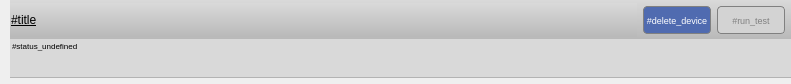
<?xml version="1.0" encoding="UTF-8"?>
<ui version="4.0">
 <class>frmDeviceSlot</class>
 <widget class="QWidget" name="frmDeviceSlot">
  <property name="geometry">
   <rect>
    <x>0</x>
    <y>0</y>
    <width>791</width>
    <height>84</height>
   </rect>
  </property>
  <property name="minimumSize">
   <size>
    <width>0</width>
    <height>0</height>
   </size>
  </property>
  <property name="maximumSize">
   <size>
    <width>16777215</width>
    <height>16777215</height>
   </size>
  </property>
  <property name="windowTitle">
   <string notr="true"/>
  </property>
  <property name="styleSheet">
   <string notr="true">/* Иконка статуса устройства*/
QLabel
{
	border-radius: 0px;
	border-color: #B3B3B3;
	border-width: 1px;
	border-style: solid;
	border-right-style: none;
	border-left-style: none;
	border-top-style: none;
	background-color: #D9D9D9;
} 

/* Общий стиль для плашки устройства */
QPushButton#btnChange
{
	text-align: left;
	color: black;	
	border: none;
}

QPushButton:pressed#btnChange
{
	background-color: qlineargradient(spread:pad, x1:0, y1:0, x2:0, y2:1, stop:0 #B9B9B9, stop:1 #D9D9D9);
}

/* Кнопка с наименованием/редактирования устройства */
QPushButton#btnChange, QFrame#frame
{
	border: none;
	background-color: qlineargradient(spread:pad, x1:0, y1:0, x2:0, y2:1, stop:0 #D9D9D9, stop:1 #B9B9B9);
}

QPushButton#btnChange
{
	border-radius: none;
}

QPushButton
{
	color: white;
	background-color: rgba(80, 107, 176);
	border: 1px solid gray;
	border-radius: 4px;
	padding-left: 1px;
	padding-right: 1px;
}

QPushButton:pressed 
{
	background-color: rgba(98, 141, 191);
}

QPushButton:disabled
{
	color: gray;
	background-color: lightgray;
}

QWidget#lineStatus
{
	border-top-left-radius: 4px;
	border-bottom-left-radius: 4px;
}
</string>
  </property>
  <layout class="QGridLayout" name="gridLayout_2">
   <property name="leftMargin">
    <number>0</number>
   </property>
   <property name="topMargin">
    <number>0</number>
   </property>
   <property name="rightMargin">
    <number>0</number>
   </property>
   <property name="bottomMargin">
    <number>6</number>
   </property>
   <property name="spacing">
    <number>0</number>
   </property>
   <item row="0" column="0">
    <widget class="Line" name="lineStatus">
     <property name="minimumSize">
      <size>
       <width>10</width>
       <height>0</height>
      </size>
     </property>
     <property name="styleSheet">
      <string notr="true">color: &quot;#7e0000&quot;;
background-color: &quot;#7e0000&quot;;</string>
     </property>
     <property name="frameShadow">
      <enum>QFrame::Shadow::Plain</enum>
     </property>
     <property name="lineWidth">
      <number>10</number>
     </property>
     <property name="orientation">
      <enum>Qt::Orientation::Vertical</enum>
     </property>
    </widget>
   </item>
   <item row="0" column="1">
    <layout class="QGridLayout" name="gridLayout">
     <property name="spacing">
      <number>0</number>
     </property>
     <item row="0" column="0">
      <widget class="QFrame" name="frame">
       <property name="frameShape">
        <enum>QFrame::Shape::StyledPanel</enum>
       </property>
       <property name="frameShadow">
        <enum>QFrame::Shadow::Raised</enum>
       </property>
       <layout class="QHBoxLayout" name="horizontalLayout">
        <property name="spacing">
         <number>6</number>
        </property>
        <property name="leftMargin">
         <number>0</number>
        </property>
        <property name="topMargin">
         <number>3</number>
        </property>
        <property name="rightMargin">
         <number>6</number>
        </property>
        <property name="bottomMargin">
         <number>2</number>
        </property>
        <item>
         <widget class="QPushButton" name="btnChange">
          <property name="sizePolicy">
           <sizepolicy hsizetype="Minimum" vsizetype="Preferred">
            <horstretch>0</horstretch>
            <verstretch>0</verstretch>
           </sizepolicy>
          </property>
          <property name="font">
           <font>
            <underline>true</underline>
           </font>
          </property>
          <property name="text">
           <string notr="true">#title</string>
          </property>
          <property name="cyberState" stdset="0">
           <string/>
          </property>
          <property name="cyberDeviceButton" stdset="0">
           <bool>true</bool>
          </property>
         </widget>
        </item>
        <item>
         <widget class="QPushButton" name="btnDelete">
          <property name="sizePolicy">
           <sizepolicy hsizetype="Maximum" vsizetype="Preferred">
            <horstretch>0</horstretch>
            <verstretch>0</verstretch>
           </sizepolicy>
          </property>
          <property name="maximumSize">
           <size>
            <width>68</width>
            <height>28</height>
           </size>
          </property>
          <property name="font">
           <font>
            <pointsize>7</pointsize>
           </font>
          </property>
          <property name="styleSheet">
           <string notr="true"/>
          </property>
          <property name="text">
           <string>#delete_device</string>
          </property>
         </widget>
        </item>
        <item>
         <widget class="QPushButton" name="btnRunTest">
          <property name="enabled">
           <bool>false</bool>
          </property>
          <property name="sizePolicy">
           <sizepolicy hsizetype="Maximum" vsizetype="Preferred">
            <horstretch>0</horstretch>
            <verstretch>0</verstretch>
           </sizepolicy>
          </property>
          <property name="maximumSize">
           <size>
            <width>68</width>
            <height>28</height>
           </size>
          </property>
          <property name="font">
           <font>
            <pointsize>7</pointsize>
           </font>
          </property>
          <property name="styleSheet">
           <string notr="true"/>
          </property>
          <property name="text">
           <string>#run_test</string>
          </property>
         </widget>
        </item>
       </layout>
      </widget>
     </item>
     <item row="1" column="0">
      <widget class="QLabel" name="lbStatus">
       <property name="minimumSize">
        <size>
         <width>0</width>
         <height>0</height>
        </size>
       </property>
       <property name="font">
        <font>
         <pointsize>6</pointsize>
        </font>
       </property>
       <property name="text">
        <string>#status_undefined</string>
       </property>
       <property name="alignment">
        <set>Qt::AlignmentFlag::AlignLeading|Qt::AlignmentFlag::AlignLeft|Qt::AlignmentFlag::AlignTop</set>
       </property>
       <property name="wordWrap">
        <bool>true</bool>
       </property>
      </widget>
     </item>
    </layout>
   </item>
  </layout>
 </widget>
 <resources>
  <include location="Resources/Resources.qrc"/>
 </resources>
 <connections/>
</ui>
